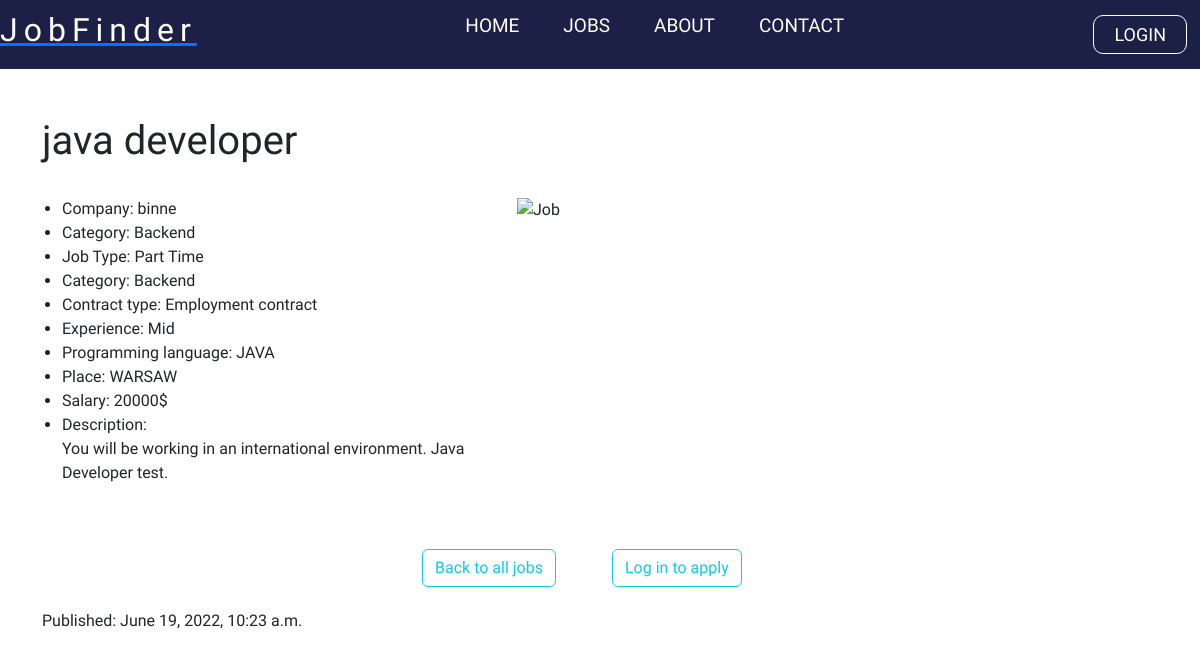
Page /jobs/26/ on the committed database.
### backend/models.py (models this page shows, shortened)
class Job(models.Model):
    user = models.ForeignKey(User, related_name='useraccount', on_delete=models.CASCADE, null=True, blank=True, editable=False)
    title = models.CharField(max_length=200, null=True, blank=True)
    company = models.CharField(max_length=200, null=True, blank=True)
    jobType = models.CharField(choices=JOB_CHOICES, max_length = 50, null=True, blank=True)
    category = models.CharField(choices=CATEGORY_CHOICES, max_length = 50, null=True, blank=True)
    contractType = models.CharField(choices=CONTRACT_CHOICES, max_length = 50, null=True, blank=True)
    experience = models.CharField(choices=EXPERIENCE_CHOICES, max_length = 50, null=True, blank=True)
    description = RichTextField(blank=True, null=True)
    proglanguage =  models.CharField(max_length=200, null=True, blank=True)
    place = models.CharField(max_length=200, null=True, blank=True)
    salary = models.CharField(max_length=200, null=True, blank=True)
    published = models.DateTimeField(default=timezone.now)
    class Meta:
        ordering = ['-published']

### backend/views.py (the view)
# urls.py: path('jobs/<int:job_id>/', views.job_info, name='job_info'),
def job_info(request, job_id):
    job = Job.objects.get(pk=job_id)
    return render(request, 'backend/job_info.html', {'job': job})

### templates/backend/job_info.html (shortened to what this page needs)
{% extends 'main.html' %}
{% load static %}
{% block content %}
{% include 'navbar.html' %}
{% static 'images' as baseUrl %}
    <div class="container py-4 my-4 mx-auto d-flex flex-column">
        <div class="header">
            <div class="row r1">
                <div class="col-md-9 abc">
                    <h1>{{ job.title }} </h1>
                </div>
            </div>
        </div>
        <div class="container-body mt-4">
            <div class="row r3">
                <div class="col-md-5 p-0 klo">
                    <ul>
                        <li>Company: {{ job.company }}</li>
                        <li>Category: {{ job.get_category_display }}</li>
                        <li>Job Type: {{ job.jobType}}</li>
                        <li>Category: {{ job.category }}</li>
                        <li>Contract type: {{ job.contractType }}</li>
                        <li>Experience: {{ job.experience }}</li>
                        <li>Programming language: {{job.proglanguage}}</li>
                        <li>Place: {{ job.place }}</li>
                        <li>Salary: {{ job.salary }}$</li>
                        <li>Description: {{ job.description|safe }}</li>
                    </ul>
                </div>
                <div class="col-md-7"> <img src="https://cdn.pixabay.com/photo/2015/09/04/23/28/wordpress-923188_960_720.jpg" alt="Job" width="90%" height="95%"> </div>
            </div>
        </div>
        <div class="footer d-flex flex-column mt-5">
            <div class="row r4">
                <div class="col-md-2 mio offset-md-4">
                   <a type="button" class="btn btn-outline-info" href="{% url 'jobs' %}">Back to all jobs</a></div>
                    {% if user.is_authenticated %}
                <div class="col-md-2 myt ">
                   <a type="button" class="btn btn-outline-info" href="{% url 'application' job.id %}">Apply for job</a></div>
                    {% else %}
                    <div class="col-md-2 myt ">
                   <a type="button" class="btn btn-outline-info" href="{% url 'loginPage' %}">Log in to apply</a></div>
                    {% endif %}
            </div>
            <br>
            <h6>Published: {{job.published}}</h6>
        </div>
        <br>
    </div>
      <link href="https://cdn.jsdelivr.net/npm/bootstrap@5.2.0-beta1/dist/css/bootstrap.min.css" rel="stylesheet">
{% endblock %}

### static/styles/navbar.css (style rules this page uses)
* { margin: 0; padding: 0; font-family: 'Koulen', cursive; }
body { background-color: rgb(255, 255, 255); }

### rows in the picture
Job: title "java developer", company "binne", category "Backend", jobType "Part Time", contractType "Employment contract", experience "Mid", proglanguage "JAVA", place "WARSAW", salary "20000", description "You will be working in an international environment. Java Developer test.", published "June 19, 2022, 10:23 a.m."
